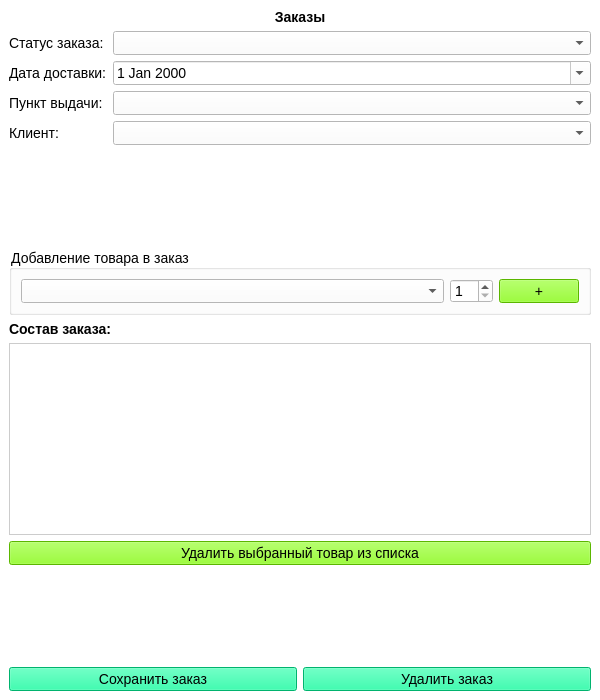
<?xml version="1.0" encoding="UTF-8"?>
<ui version="4.0">
 <class>OrderEditWindow</class>
 <widget class="QMainWindow" name="OrderEditWindow">
  <property name="geometry">
   <rect>
    <x>0</x>
    <y>0</y>
    <width>600</width>
    <height>700</height>
   </rect>
  </property>
  <property name="windowTitle">
   <string>Редактирование заказа</string>
  </property>
  <property name="styleSheet">
   <string notr="true">background-color: #FFFFFF; font-family: 'Times New Roman'; font-size: 14px;</string>
  </property>
  <widget class="QWidget" name="centralwidget">
   <layout class="QVBoxLayout" name="verticalLayout">
    <item>
     <widget class="QLabel" name="label_id">
      <property name="font">
       <font>
        <pointsize>14</pointsize>
        <bold>true</bold>
       </font>
      </property>
      <property name="text">
       <string>Заказы</string>
      </property>
      <property name="alignment">
       <set>Qt::AlignCenter</set>
      </property>
     </widget>
    </item>
    <item>
     <layout class="QFormLayout" name="formLayout">
      <item row="0" column="0">
       <widget class="QLabel" name="label_s">
        <property name="text">
         <string>Статус заказа:</string>
        </property>
       </widget>
      </item>
      <item row="0" column="1">
       <widget class="QComboBox" name="combo_status"/>
      </item>
      <item row="1" column="0">
       <widget class="QLabel" name="label_d">
        <property name="text">
         <string>Дата доставки:</string>
        </property>
       </widget>
      </item>
      <item row="1" column="1">
       <widget class="QDateEdit" name="date_delivery">
        <property name="calendarPopup">
         <bool>true</bool>
        </property>
       </widget>
      </item>
      <item row="2" column="0">
       <widget class="QLabel" name="label_p">
        <property name="text">
         <string>Пункт выдачи:</string>
        </property>
       </widget>
      </item>
      <item row="2" column="1">
       <widget class="QComboBox" name="combo_point"/>
      </item>
      <item row="3" column="0">
       <widget class="QLabel" name="label_client">
        <property name="text">
         <string>Клиент:</string>
        </property>
       </widget>
      </item>
      <item row="3" column="1">
       <widget class="QComboBox" name="combo_client"/>
      </item>
     </layout>
    </item>
    <item>
     <spacer name="verticalSpacer_2">
      <property name="orientation">
       <enum>Qt::Vertical</enum>
      </property>
      <property name="sizeHint" stdset="0">
       <size>
        <width>20</width>
        <height>20</height>
       </size>
      </property>
     </spacer>
    </item>
    <item>
     <widget class="QGroupBox" name="groupBox">
      <property name="title">
       <string>Добавление товара в заказ</string>
      </property>
      <layout class="QHBoxLayout" name="horizontalLayout_2">
       <item>
        <widget class="QComboBox" name="combo_product">
         <property name="sizePolicy">
          <sizepolicy hsizetype="Expanding" vsizetype="Fixed">
           <horstretch>0</horstretch>
           <verstretch>0</verstretch>
          </sizepolicy>
         </property>
        </widget>
       </item>
       <item>
        <widget class="QSpinBox" name="spin_qty">
         <property name="minimum">
          <number>1</number>
         </property>
        </widget>
       </item>
       <item>
        <widget class="QPushButton" name="btn_add_item">
         <property name="styleSheet">
          <string notr="true">background-color: #7FFF00;</string>
         </property>
         <property name="text">
          <string>+</string>
         </property>
        </widget>
       </item>
      </layout>
     </widget>
    </item>
    <item>
     <widget class="QLabel" name="label_products">
      <property name="text">
       <string>Состав заказа:</string>
      </property>
      <property name="font">
       <font>
        <bold>true</bold>
       </font>
      </property>
     </widget>
    </item>
    <item>
     <widget class="QListWidget" name="list_products">
      <property name="styleSheet">
       <string notr="true">border: 1px solid #CCCCCC;</string>
      </property>
     </widget>
    </item>
    <item>
     <widget class="QPushButton" name="btn_del_item">
      <property name="styleSheet">
       <string notr="true">background-color: #7FFF00;</string>
      </property>
      <property name="text">
       <string>Удалить выбранный товар из списка</string>
      </property>
     </widget>
    </item>
    <item>
     <spacer name="verticalSpacer">
      <property name="orientation">
       <enum>Qt::Vertical</enum>
      </property>
      <property name="sizeHint" stdset="0">
       <size>
        <width>20</width>
        <height>40</height>
       </size>
      </property>
     </spacer>
    </item>
    <item>
     <layout class="QHBoxLayout" name="btns">
      <item>
       <widget class="QPushButton" name="btn_save">
        <property name="styleSheet">
         <string notr="true">background-color: #00FA9A;</string>
        </property>
        <property name="text">
         <string>Сохранить заказ</string>
        </property>
       </widget>
      </item>
      <item>
       <widget class="QPushButton" name="btn_delete">
        <property name="styleSheet">
         <string notr="true">background-color: #00FA9A;</string>
        </property>
        <property name="text">
         <string>Удалить заказ</string>
        </property>
       </widget>
      </item>
     </layout>
    </item>
   </layout>
  </widget>
 </widget>
 <resources/>
 <connections/>
</ui>
